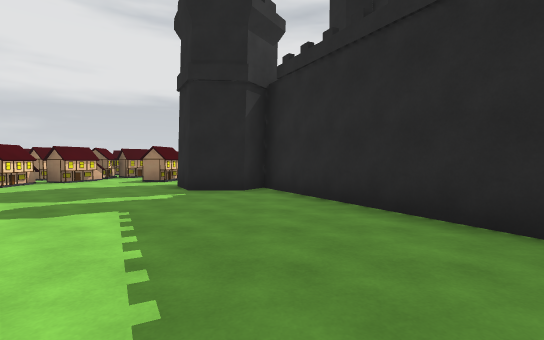
[1] (above)

17 first-person views from a walk through a scene from a Unity 3-D project. The camera is 1.3 m above the floor, tilts 2° down and sees 85° across. The floor is counted in squares, 2 m on a side. Each view is taken from the middle of a square. On the plan, view 1 faces up. The plan holds only what a view shows up to about 9 squares ahead; the rest is blank. The place goes on beyond the plan. The player is left out. Some animated figures are not drawn.

[2]
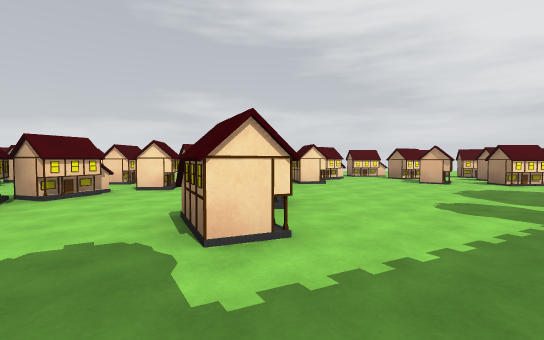

[3]
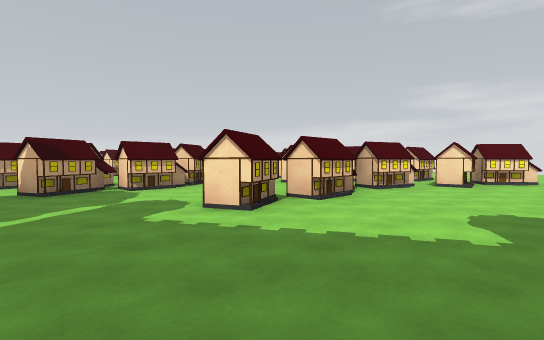

[4]
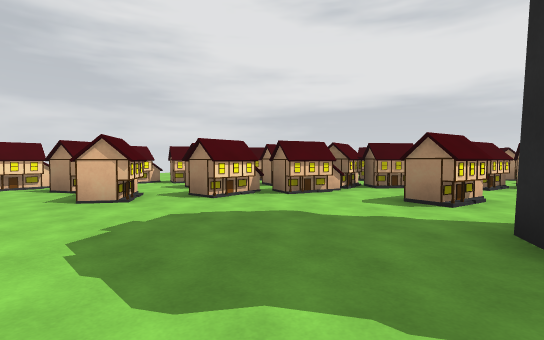

[5]
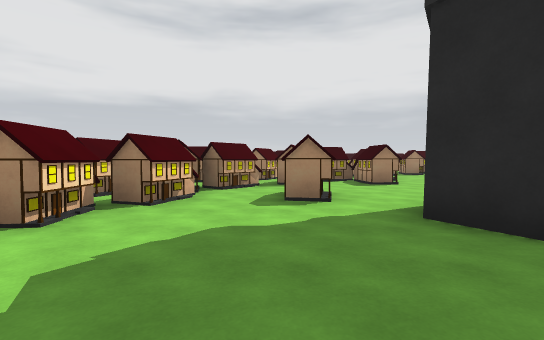

[6]
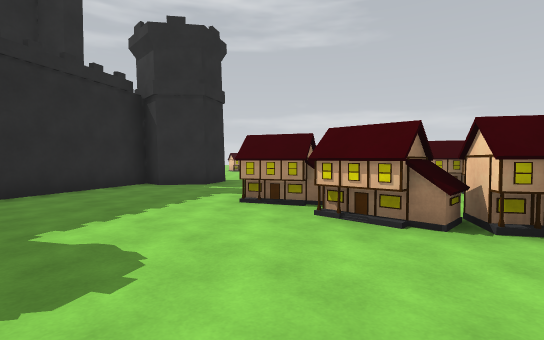

[7]
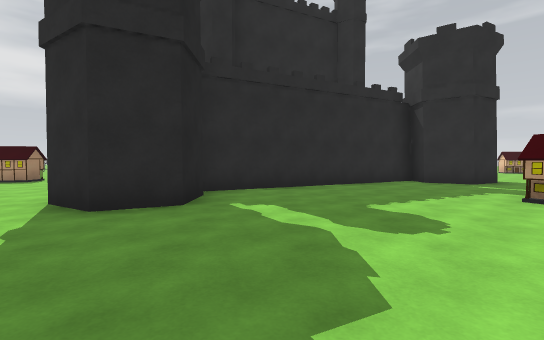

[8]
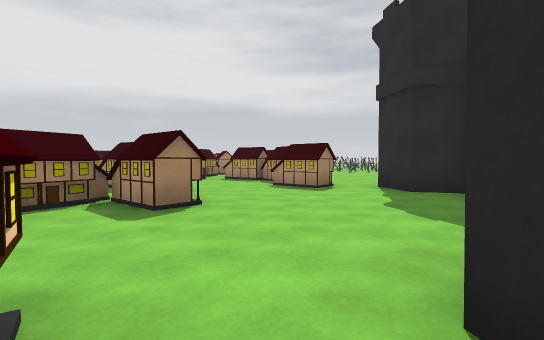

[9]
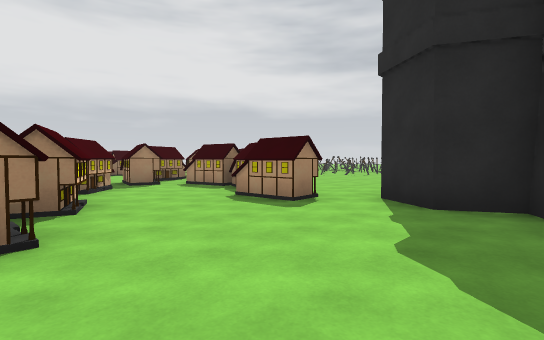

[10]
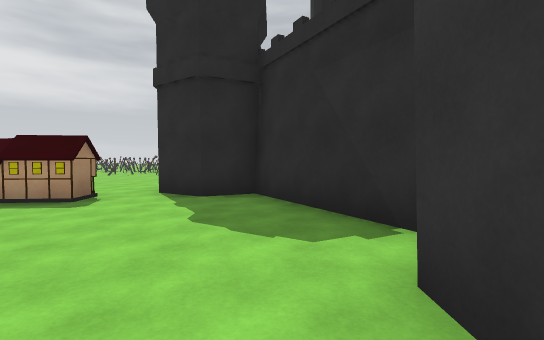

[11]
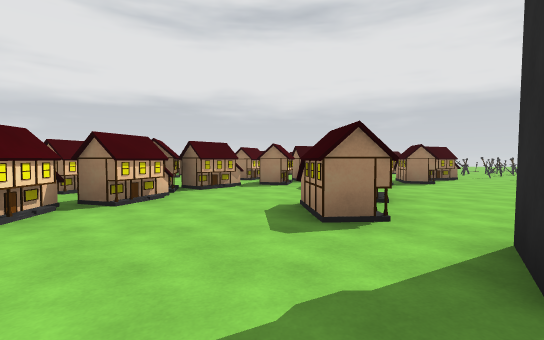

[12]
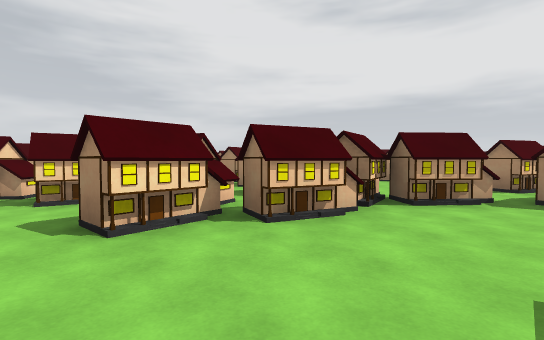

[13]
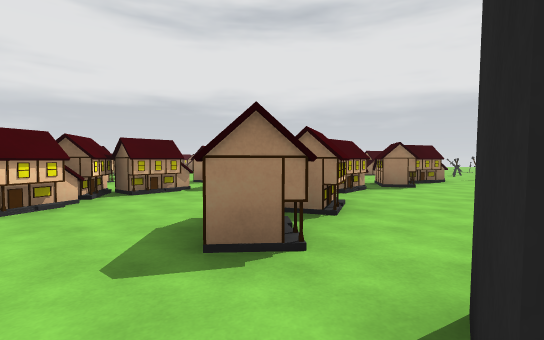

[14]
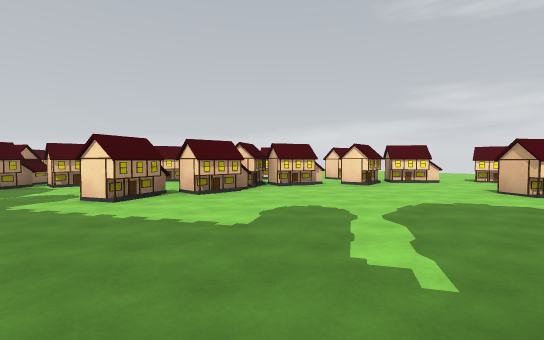

[15]
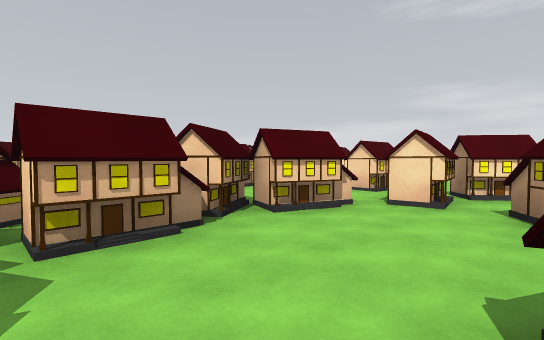

[16]
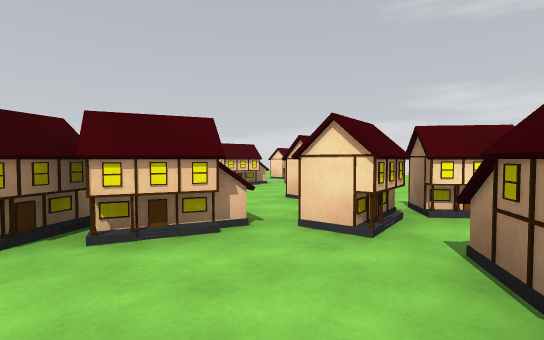

[17]
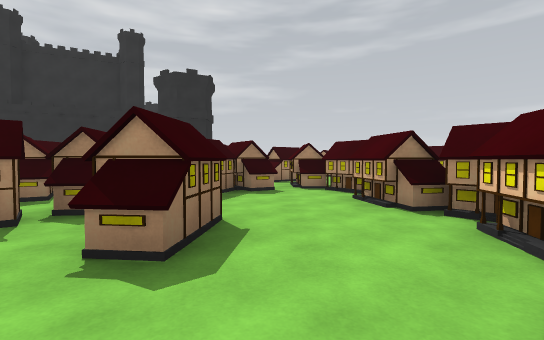

### Floor plan
Key: @ floor where view 1 was taken; # wall or solid block; x gap in a wall; . floor; = window, fence, low wall or low ledge; ^ raised ledge; T thing the floor can be seen under or through.
Columns run from 11 left of view 1 to 7 right of it. Each row starts with its distance up from view 1.
 17             ######
 16           ^##.^##..
 15          ###...^ ..
 14           ##..#T...
 13      #  ####..T ...
 12     ###^#.#...T ..
 11      ^#........T
 10     ###.^......#
  9    ^##..#.....##
  8  ###^^...##.###
  7 #^=##....####
  6   #^x.......#
  5 ^...........##
  4 #............#
  3   #..........##
  2   ###.........#
  1   ##=###x#....#
  0     ####.^.@.##
 -1     ##.......#
 -2   ..###.......
 -3   .^#.^###^#.
 -4  ......^# #..
 -5    ....######
 -6   ^#####

Where each view was taken, in squares from view 1:
view 1: 0 up, 0 right, facing up
view 2: 1 up, 1 right, facing left
view 3: 4 up, 1 right, facing down-left
view 4: 4 up, 2 left, facing up-left
view 5: 4 up, 4 left, facing up
view 6: 4 up, 5 left, facing down-right
view 7: 5 up, 6 left, facing right
view 8: 8 up, 3 left, facing up-right
view 9: 9 up, 1 left, facing up-right
view 10: 9 up, 2 left, facing right
view 11: 9 up, 2 right, facing up
view 12: 11 up, 2 right, facing up-left
view 13: 10 up, 3 right, facing up
view 14: 6 up, 0 right, facing down-left
view 15: 0 up, 1 left, facing down-left
view 16: 0 up, 3 left, facing down-left
view 17: 4 down, 10 left, facing right
